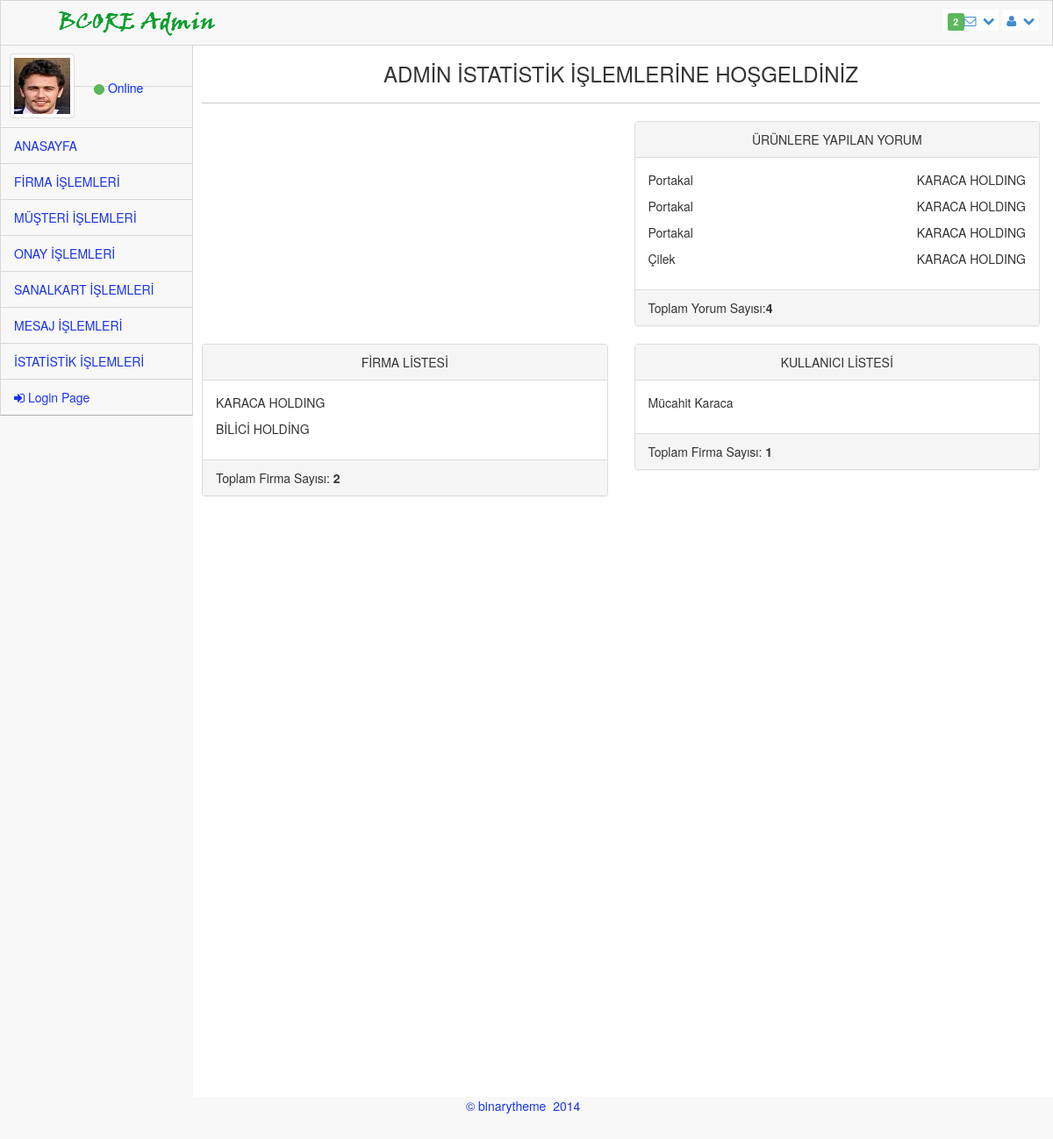
The page /admin_ana/admin_istatistik.php on the database its author committed.
### tables this page shows
CREATE TABLE `urun` (
  `urun_id` int(11) NOT NULL,
  `urun_firma` varchar(100) NOT NULL,
  `urun_isim` varchar(50) NOT NULL,
  `urun_kategori` varchar(50) NOT NULL,
  `urun_aciklama` varchar(2000) NOT NULL,
  `urun_tarif` varchar(2000) NOT NULL,
  `urun_fiyat` int(11) NOT NULL,
  `urun_resim` varchar(200) NOT NULL,
  `urun_stok` int(11) NOT NULL,
  `urun_favori` int(11) NOT NULL DEFAULT '0'
);

CREATE TABLE `uye` (
  `uye_id` int(11) NOT NULL,
  `uye_adsoyad` varchar(50) NOT NULL,
  `uye_eposta` varchar(50) NOT NULL,
  `uye_sifre` varchar(50) NOT NULL,
  `uye_telefon` char(11) NOT NULL,
  `uye_firmaad` varchar(100) NOT NULL,
  `uye_il` varchar(25) NOT NULL,
  `uye_ilce` varchar(25) NOT NULL,
  `uye_tur` varchar(10) NOT NULL,
  `uye_durum` varchar(1) NOT NULL DEFAULT '0',
  `uye_yetki` varchar(1) NOT NULL
);

### admin_ana/admin_istatistik.php (the view, shortened to what this page needs)
<?php require_once("../baglan.php"); ?>
<!DOCTYPE html>
 <html lang="tr">
<head>
    <link rel="stylesheet" href="assets/plugins/bootstrap/css/bootstrap.css" />
    <link rel="stylesheet" href="assets/css/main.css" />
    <link rel="stylesheet" href="assets/css/theme.css" />
    <link rel="stylesheet" href="assets/css/MoneAdmin.css" />
    <link rel="stylesheet" href="assets/plugins/Font-Awesome/css/font-awesome.css" />
</head>
<body class="padTop53 " >
    <div id="wrap">
        <div id="top">
            <nav class="navbar navbar-inverse navbar-fixed-top " style="padding-top: 10px;">
                <header class="navbar-header">
                    <a href="index.php" class="navbar-brand">
                    <img src="assets/img/logo.png" alt="" /></a>
                </header>
                <ul class="nav navbar-top-links navbar-right">
                    <li class="dropdown">
                        <a class="dropdown-toggle" data-toggle="dropdown" href="#">
                            <span class="label label-success">2</span><i class="icon-envelope-alt"></i>&nbsp; <i class="icon-chevron-down"></i>
                        </a>
                    </li>
                    <li class="dropdown">
                        <a class="dropdown-toggle" data-toggle="dropdown" href="#">
                            <i class="icon-user "></i>&nbsp; <i class="icon-chevron-down "></i>
                        </a>
                    </li>
                </ul>
            </nav>
        </div>
       <div id="left">
                <div class="media user-media well-small">
                    <a class="user-link" href="#">
                        <img class="media-object img-thumbnail user-img" alt="User Picture" src="assets/img/user.gif" />
                    </a>
                    <br />
                    <div class="media-body">
                        <h5 class="media-heading" style="font-weight: inherit; text-transform: capitalize; font-size: 16px;">
                        </h5>
                        <ul class="list-unstyled user-info">
                            <li>
                                 <a class="btn btn-success btn-xs btn-circle" style="width: 10px;height: 12px;"></a> Online
                            </li>
                        </ul>
                    </div>
                    <br />
                </div>
          <ul id="menu" class="collapse">
                <li class="panel">
                    <a href="index.php" data-parent="#menu" data-toggle="collapse" class="accordion-toggle" data-target="#blank-nav">
                        ANASAYFA
                    </a>
                </li>
                <li class="panel">
                    <a href="admin_firma.php" data-parent="#menu" data-toggle="collapse" class="accordion-toggle" data-target="#blank-nav1">
                        FİRMA İŞLEMLERİ
                    </a>
                </li>
                <li class="panel">
                    <a href="admin_kullanıcı.php" data-parent="#menu" data-toggle="collapse" class="accordion-toggle" data-target="#blank-nav2">
                        MÜŞTERİ İŞLEMLERİ
                    </a>
                </li>
                <li class="panel">
                    <a href="admin_onay.php" data-parent="#menu" data-toggle="collapse" class="accordion-toggle" data-target="#blank-nav3">
                        ONAY İŞLEMLERİ
                    </a>
                </li>
                <li class="panel">
                    <a href="admin_sanalkart.php" data-parent="#menu" data-toggle="collapse" class="accordion-toggle" data-target="#blank-nav3">
                        SANALKART İŞLEMLERİ
                    </a>
                </li>
                <li class="panel">
                    <a href="admin_mailbox.php" data-parent="#menu" data-toggle="collapse" class="accordion-toggle" data-target="#blank-nav4">
                        MESAJ İŞLEMLERİ
                    </a>
                </li>
                <li class="panel">
                    <a href="admin_istatistik.php" data-parent="#menu" data-toggle="collapse" class="accordion-toggle" data-target="#blank-nav5">
                        İSTATİSTİK İŞLEMLERİ
                    </a>
                </li>
                <li><a href="cikis.php"><i class="icon-signin"></i> Login Page </a></li>
             </ul>
        </div>
        <div id="content">
            <div class="inner" style="min-height:1200px;">
                <div class="row">
                    <div class="col-lg-12 text-center">
                        <h3>ADMİN İSTATİSTİK İŞLEMLERİNE HOŞGELDİNİZ</h3>
                    </div>
                </div>
                <hr />
                        <?php
                            $query = $db->prepare("SELECT * FROM  urun");
                            $query ->execute();
                        ?>
                <div class="row">
                    <div class="col-lg-6">
                    </div>
                    <div class="col-lg-6">
                        <div class="panel panel-default">
                            <div class="panel-heading text-center">
                                ÜRÜNLERE YAPILAN YORUM
                            </div>
                            <div class="panel-body">
                            <?php
                                $a=$db->prepare("SELECT yorum_urunid FROM yorum WHERE yorum_firmaid=0");
                                $a->execute();
                                    foreach($a as $row){
                                        $m=$row["yorum_urunid"];
                                        $veri = $db->prepare("SELECT * FROM urun where urun_id=?");
                                        $veri->execute(array($m));
                                        $x = $veri->fetchAll();
                                        $xx = $a->rowCount();
                                            if($xx){
                                                foreach($x as $b){
                            ?>
                            <p style="float:right;"><?php echo $b["urun_firma"];?></p>
                            <p><?php echo $b["urun_isim"];?></p>
                            <?php
                            }
                            }
                            else{
                                echo "Veri bulunmamaktadır";
                            }
                            }
                            ?>
                            </div>
                            <div class="panel-footer">
                                Toplam Yorum Sayısı:<b><?php echo $xx;?></b>
                            </div>
                        </div>
                    </div>
                    <div class="col-lg-6">
                        <div class="panel panel-default">
                            <div class="panel-heading text-center">
                                FİRMA LİSTESİ
                            </div>
                            <div class="panel-body">
                            <?php
                                $veri = $db->prepare("SELECT * FROM uye where uye_tur='Firma'");
                                $veri->execute();
                                $x = $veri->fetchAll();
                                $xx = $veri->rowCount();
                                    if($xx){
                                        foreach($x as $b){
                            ?>
                            <p><?php echo $b["uye_firmaad"] ?></p>
                            <?php
                            }
                            }
                            else{
                                echo "Veri bulunmamaktadır";
                            }
                            ?>
                            </div>
                            <div class="panel-footer">
                                Toplam Firma Sayısı:<b> <?php echo $xx; ?></b>
                            </div>
                        </div>
                    </div>
                    <div class="col-lg-6">
                        <div class="panel panel-default">
                            <div class="panel-heading text-center">
                                KULLANICI LİSTESİ
                            </div>
                            <div class="panel-body">
                            <?php
                                $veri = $db->prepare("SELECT * FROM uye where uye_tur='Kullanıcı'");
                                $veri->execute();
                                $x = $veri->fetchAll();
                                $xx = $veri->rowCount();
                                    if($xx){
                                        foreach($x as $b){
                            ?>
                            <p style="text-transform: capitalize;"><?php echo $b["uye_adsoyad"] ?></p>
                            <?php
                            }
                            }
                            else{
                                echo "Veri bulunmamaktadır";
                            }
                            ?>
                            </div>
                            <div class="panel-footer">
                                Toplam Firma Sayısı:<b> <?php echo $xx; ?></b>
                            </div>
                        </div>
                    </div>
                </div>
            </div>
    </div>
    <div id="footer">
        <p>&copy;  binarytheme &nbsp;2014 &nbsp;</p>
    </div>
</body>
</html>

### admin_ana/assets/css/main.css (style rules this page uses)
#wrap { margin: 0 auto; }
#footer { height: 48px; background-color: #222222; }
@media (min-width: 768px) { html, body { height: 100%; } }
@media (min-width: 768px) { #wrap { height: auto !important; height: 100%; min-height: 100%; padding: 0 0 48px; margin-bottom: -48px; } }
body.padTop53 { padding-top: 75px; overflow: visible; }
@media (min-width: 802px) { body.padTop53 { padding-top: 51px; } }
#wrap:before, #top:before, .head:before, #footer:before, #wrap:after, #top:after, .head:after, #footer:after { display: table; content: " "; }
#wrap:after, #top:after, .head:after, #footer:after { clear: both; }
#wrap { background-color: #f8f8f8; }
@media (min-width: 768px) { #left { position: relative; float: left; width: 100px; } }
@media (min-width: 768px) { #content { margin-left: 100px; } }
@media (min-width: 768px) { #left { margin-bottom: -10px; } }
@media (min-width: 992px) { #left { width: 220px; } }
@media (min-width: 992px) { #content { margin-left: 220px; } }
#top .navbar { margin-bottom: 0; border:1px solid rgb(216, 215, 215); background-color:#f8f8f8; }
#top .navbar-brand { padding: 0; }
.user-media { display: none; color:#0029FF; border-right:1px solid rgb(216, 215, 215); border-left:1px solid rgb(216, 215, 215); }
@media (min-width: 768px) { .user-media { display: block; } }
@media (min-width: 768px) { .user-media .media-body { display: none; } }
@media (min-width: 768px) { .user-media .user-link { position: relative; display: block; margin-right: auto; margin-left: auto; } }
@media (min-width: 768px) { .user-media .user-link .user-img { margin: 10px auto; } }
@media (min-width: 992px) { .user-media .user-link { float: left; } }
@media (min-width: 992px) { .user-media .user-link .user-img { margin: 10px; } }
@media (min-width: 992px) { .user-media .media-body { display: block; float: left; margin-left: 12px; } }
@media (min-width: 992px) { .user-media .media-body h5.media-heading { font-size: 18px; padding-top: 8px; margin-bottom: 11px; color: #050505; font-weight: bolder; } }
#menu { position: relative; overflow: hidden; border-right:1px solid rgb(216, 215, 215); border-left:1px solid rgb(216, 215, 215); background-color:#f8f8f8; border-bottom: 1px solid rgba(0, 0, 0, 0.3); -webkit-box-shadow: 0 1px 0 rgba(255, 255, 255, 0.05); box-shadow: 0 1px 0 rgba(255, 255, 255, 0.05); }
#menu, #menu ul { padding: 0; margin: 0; list-style: none; }
@media (min-width: 768px) { #menu.collapse { display: inherit !important; } }
#menu > li { position: relative; display: block; margin: 0; border-width: 0; border-radius: 0; }
#menu > li > a { position: relative; display: block; padding: 10px 15px; color: #1933EC; border-top:1px solid rgb(216, 215, 215); }
#menu > li.panel { background-color: transparent; }
#menu li > a { text-decoration: none; }
@media (min-width: 768px) { .mini-sidebar #menu > li > a, #menu > li > a { text-align: center; } }
@media (min-width: 768px) { .mini-sidebar #menu > li > a > i, #menu > li > a > i { display: block; font-size: 20px; } }
@media (min-width: 768px) { #menu:after, .mini-sidebar #menu:after { position: absolute; top: 0; right: 0; bottom: 0; left: 0; display: block; width: 0; -webkit-box-shadow: 97px 1px 5px 2px rgba(0, 0, 0, 0.6); box-shadow: 97px 1px 5px 2px rgba(0, 0, 0, 0.6); } }
@media (min-width: 992px) { #menu > li > a { text-align: left; } }
@media (min-width: 992px) { #menu > li > a > i { display: inline; font-size: 14px; } }
@media (min-width: 992px) { #menu:after { -webkit-box-shadow: 217px 1px 5px 2px rgba(0, 0, 0, 0.6); box-shadow: 217px 1px 5px 2px rgba(0, 0, 0, 0.6); } }
#content { -webkit-transition: margin 0.4s; transition: margin 0.4s; }
.inner { position: relative; min-height: 1px; padding-right: 15px; padding-left: 10px; background: #fff; border: 0px solid #e4e4e4; min-height:1200px; }
@media (min-width: 768px) { .inner { float: left; width: 100%; } }
.inner .row { margin-right: -15px; margin-left: -15px; }
#footer { margin: 0 auto; color: #1933EC; background-color:#f8f8f8; border:1px solid rgb(216, 215, 215); }
#footer p { padding: 12px 0 0; text-align: center; }
.btn-circle { width: 40px; height: 40px; padding: 8px 10px; border-radius: 500px; }
.btn-circle.btn-xs { width: 20px; height: 20px; padding: 0 5px; }
.inner hr { margin-top: 10px; border-top-color: #ccc; }

### rows shown on the page
urun: urun_firma "KARACA HOLDING", urun_isim "Portakal"
urun: urun_firma "KARACA HOLDING", urun_isim "Çilek"
uye: uye_firmaad "KARACA HOLDING"
uye: uye_firmaad "BİLİCİ HOLDİNG"
uye: uye_adsoyad "Mücahit Karaca"

### other values the page prints
$xx "4"
$xx "2"
$xx "1"
